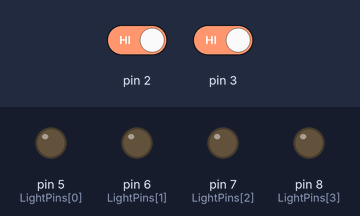
The sketch below on a simulated Arduino Uno, built with avr-gcc and run on an emulated ATmega328P. Shown: output pins drawn as LEDs (lit = HIGH). Dashed ring = blinking. The inputs (shaded band) are chosen by the test bench; at power-on: pin 2 HIGH, pin 3 HIGH.

Above: at 1.2 s.
1.3 s: pin 2 driven LOW
At 1.5 s:
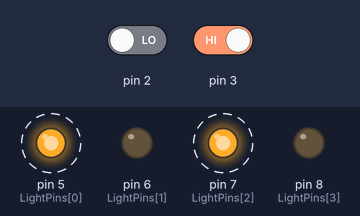
4.3 s: pin 3 driven LOW
At 4.65 s:
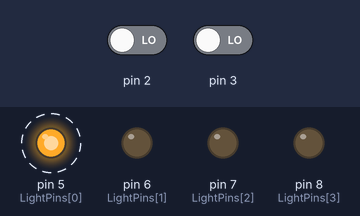
7.3 s: pin 2 driven HIGH
10.3 s: pin 3 driven HIGH
At 11.9 s:
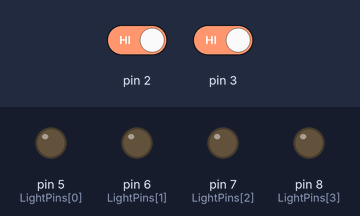
Timing chart, 0 to 13.0 s (numbered marks = the images above; inputs shaded):
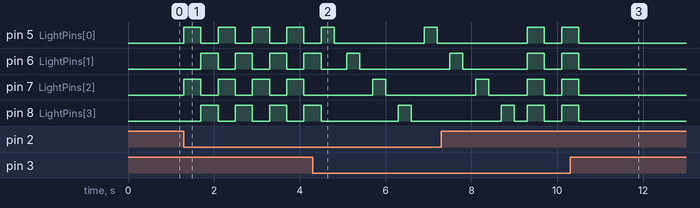

The sketch:

DelosReyes_LabA5.ino
```cpp
int LightPins[4]={5,6,7,8};


void setup() {
  pinMode(2, INPUT);
  pinMode(3, INPUT);

  pinMode(5, OUTPUT);
  pinMode(6, OUTPUT);
  pinMode(7, OUTPUT);
  pinMode(8, OUTPUT);

}

void loop() {
  digitalWrite(5, LOW);
  digitalWrite(6, LOW);
  digitalWrite(7, LOW);
  digitalWrite(8, LOW);
  while(digitalRead(2) == LOW && digitalRead(3) == LOW){
    for(int i = 0; i < 4; i++){
      digitalWrite(LightPins[i], HIGH);
      delay(300);
      digitalWrite(LightPins[i], LOW);
      delay(300);
    }
  }
  while(digitalRead(2) == HIGH && digitalRead(3) == LOW){
    digitalWrite(5, HIGH);
    digitalWrite(6, HIGH);
    digitalWrite(7, HIGH);
    digitalWrite(8, HIGH);
    delay(400);
    digitalWrite(5, LOW);
    digitalWrite(6, LOW);
    digitalWrite(7, LOW);
    digitalWrite(8, LOW);
    delay(400);
  }

  while(digitalRead(2) == LOW && digitalRead(3) == HIGH){
    digitalWrite(5, HIGH);
    digitalWrite(6, LOW);
    digitalWrite(7, HIGH);
    digitalWrite(8, LOW);
    delay(400);
    digitalWrite(5, LOW);
    digitalWrite(6, HIGH);
    digitalWrite(7, LOW);
    digitalWrite(8, HIGH);
    delay(400);
  }
  while(digitalRead(2) == HIGH && digitalRead(3) == HIGH){
    digitalWrite(5, LOW);
    digitalWrite(6, LOW);
    digitalWrite(7, LOW);
    digitalWrite(8, LOW);

  }
}
```

Measured:
- after the input at 1.3 s, pin 5 (LightPins[0]), pin 7 (LightPins[2]): alternates HIGH for 0.40 s and LOW for 0.40 s, starting at once; pin 6 (LightPins[1]), pin 8 (LightPins[3]): alternates HIGH for 0.40 s and LOW for 0.40 s, starting after 0.40 s
- after the input at 4.3 s, pin 5 (LightPins[0]): HIGH → LOW after 0.50 s, → HIGH 2.1 s later, → LOW 0.30 s later
- after the input at 10.3 s, pin 5 (LightPins[0]), pin 6 (LightPins[1]), pin 7 (LightPins[2]), pin 8 (LightPins[3]): goes on until 10.5 s, then stays LOW
